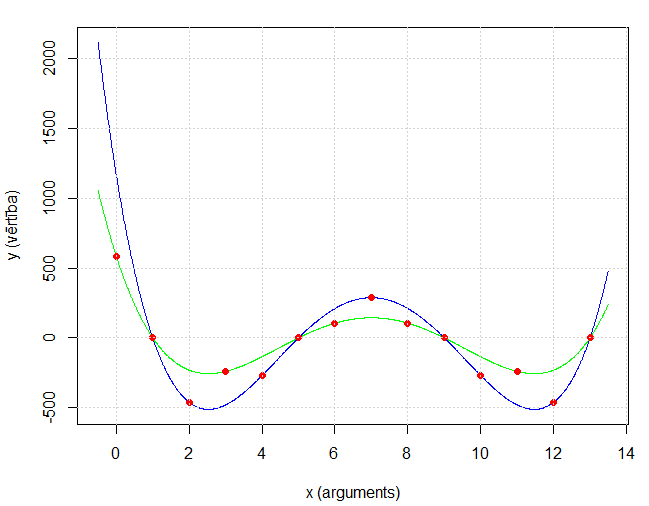

R code for this plot:
f <- function(x) {
  return ((x-1)*(x-5)*(x-9)*(x-13))
}

g <- function(x) {
  return (2*(x-1)*(x-5)*(x-9)*(x-13))
}

xx <- seq(-0.5,13.5,by=0.01)

plot(xx,g(xx),type="l", col="blue", xlab="x (arguments)", ylab="y (v\u0113rt\u012Bba)")
points(xx,f(xx),type="l", col="green")
points(0:13,c(f(0),f(1),g(2),f(3),g(4),f(5),f(6),g(7),f(8),f(9),g(10),f(11),g(12),g(13)), pch=16, col="red")

grid()
